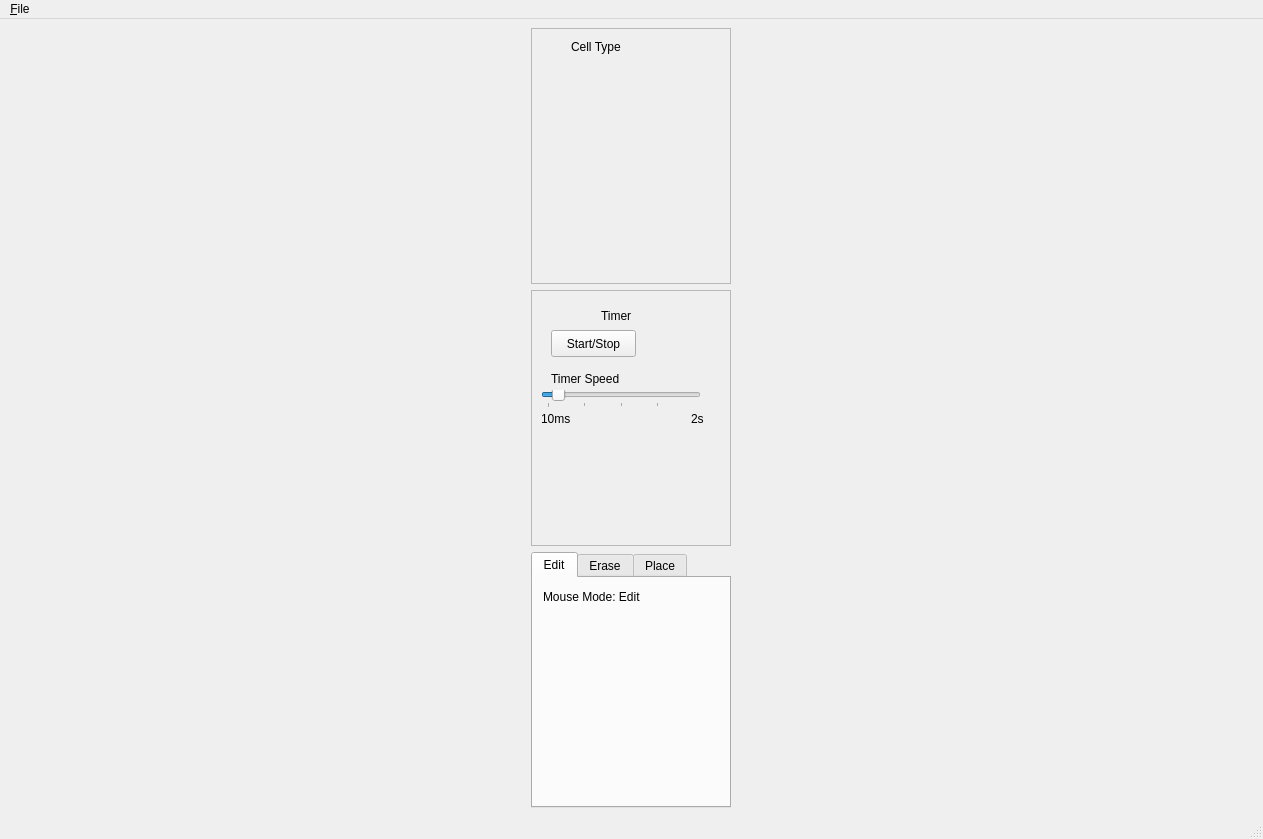
<?xml version="1.0" encoding="UTF-8"?>
<ui version="4.0">
 <class>MainWindow</class>
 <widget class="QMainWindow" name="MainWindow">
  <property name="geometry">
   <rect>
    <x>0</x>
    <y>0</y>
    <width>1263</width>
    <height>839</height>
   </rect>
  </property>
  <property name="windowTitle">
   <string>MainWindow</string>
  </property>
  <widget class="QWidget" name="central">
   <layout class="QHBoxLayout" name="horizontalLayout_2">
    <item>
     <layout class="QHBoxLayout" name="horizontalLayout">
      <item>
       <layout class="QVBoxLayout" name="verticalLayout">
        <item>
         <widget class="QFrame" name="frame_2">
          <property name="maximumSize">
           <size>
            <width>200</width>
            <height>16777215</height>
           </size>
          </property>
          <property name="frameShape">
           <enum>QFrame::StyledPanel</enum>
          </property>
          <property name="frameShadow">
           <enum>QFrame::Raised</enum>
          </property>
          <widget class="QLabel" name="label_3">
           <property name="geometry">
            <rect>
             <x>40</x>
             <y>10</y>
             <width>56</width>
             <height>17</height>
            </rect>
           </property>
           <property name="text">
            <string>Cell Type</string>
           </property>
          </widget>
          <zorder>frame</zorder>
          <zorder>label_3</zorder>
         </widget>
        </item>
        <item>
         <widget class="QFrame" name="frame">
          <property name="sizePolicy">
           <sizepolicy hsizetype="Minimum" vsizetype="Minimum">
            <horstretch>0</horstretch>
            <verstretch>0</verstretch>
           </sizepolicy>
          </property>
          <property name="minimumSize">
           <size>
            <width>100</width>
            <height>0</height>
           </size>
          </property>
          <property name="maximumSize">
           <size>
            <width>200</width>
            <height>16777215</height>
           </size>
          </property>
          <property name="frameShape">
           <enum>QFrame::StyledPanel</enum>
          </property>
          <property name="frameShadow">
           <enum>QFrame::Raised</enum>
          </property>
          <widget class="QLabel" name="label">
           <property name="geometry">
            <rect>
             <x>70</x>
             <y>10</y>
             <width>81</width>
             <height>31</height>
            </rect>
           </property>
           <property name="text">
            <string>Timer</string>
           </property>
          </widget>
          <widget class="QPushButton" name="timer_button">
           <property name="geometry">
            <rect>
             <x>20</x>
             <y>40</y>
             <width>85</width>
             <height>27</height>
            </rect>
           </property>
           <property name="text">
            <string>Start/Stop</string>
           </property>
           <property name="checkable">
            <bool>true</bool>
           </property>
           <property name="default">
            <bool>false</bool>
           </property>
           <property name="flat">
            <bool>false</bool>
           </property>
          </widget>
          <widget class="QSlider" name="timer_slider">
           <property name="geometry">
            <rect>
             <x>10</x>
             <y>100</y>
             <width>160</width>
             <height>18</height>
            </rect>
           </property>
           <property name="minimum">
            <number>10</number>
           </property>
           <property name="maximum">
            <number>2000</number>
           </property>
           <property name="sliderPosition">
            <number>150</number>
           </property>
           <property name="orientation">
            <enum>Qt::Horizontal</enum>
           </property>
           <property name="invertedAppearance">
            <bool>false</bool>
           </property>
           <property name="invertedControls">
            <bool>false</bool>
           </property>
           <property name="tickPosition">
            <enum>QSlider::TicksBelow</enum>
           </property>
           <property name="tickInterval">
            <number>500</number>
           </property>
          </widget>
          <widget class="QLabel" name="label_4">
           <property name="geometry">
            <rect>
             <x>20</x>
             <y>80</y>
             <width>101</width>
             <height>17</height>
            </rect>
           </property>
           <property name="text">
            <string>Timer Speed</string>
           </property>
          </widget>
          <widget class="QLabel" name="label_5">
           <property name="geometry">
            <rect>
             <x>10</x>
             <y>120</y>
             <width>56</width>
             <height>17</height>
            </rect>
           </property>
           <property name="text">
            <string>10ms</string>
           </property>
          </widget>
          <widget class="QLabel" name="label_6">
           <property name="geometry">
            <rect>
             <x>160</x>
             <y>120</y>
             <width>21</width>
             <height>17</height>
            </rect>
           </property>
           <property name="text">
            <string>2s</string>
           </property>
          </widget>
         </widget>
        </item>
        <item>
         <widget class="QTabWidget" name="tabWidget">
          <property name="sizePolicy">
           <sizepolicy hsizetype="Minimum" vsizetype="Minimum">
            <horstretch>0</horstretch>
            <verstretch>0</verstretch>
           </sizepolicy>
          </property>
          <property name="minimumSize">
           <size>
            <width>100</width>
            <height>0</height>
           </size>
          </property>
          <property name="maximumSize">
           <size>
            <width>200</width>
            <height>16777215</height>
           </size>
          </property>
          <property name="toolTip">
           <string>&lt;html&gt;&lt;head/&gt;&lt;body&gt;&lt;p&gt;&lt;br/&gt;&lt;/p&gt;&lt;/body&gt;&lt;/html&gt;</string>
          </property>
          <property name="whatsThis">
           <string>&lt;html&gt;&lt;head/&gt;&lt;body&gt;&lt;p&gt;Mouse Mode&lt;/p&gt;&lt;/body&gt;&lt;/html&gt;</string>
          </property>
          <property name="currentIndex">
           <number>0</number>
          </property>
          <widget class="QWidget" name="edit_tab">
           <attribute name="title">
            <string>Edit</string>
           </attribute>
           <widget class="QLabel" name="label_2">
            <property name="geometry">
             <rect>
              <x>10</x>
              <y>10</y>
              <width>121</width>
              <height>17</height>
             </rect>
            </property>
            <property name="text">
             <string>Mouse Mode: Edit</string>
            </property>
           </widget>
          </widget>
          <widget class="QWidget" name="erase_tab">
           <attribute name="title">
            <string>Erase</string>
           </attribute>
          </widget>
          <widget class="QWidget" name="place_tab">
           <attribute name="title">
            <string>Place</string>
           </attribute>
          </widget>
         </widget>
        </item>
       </layout>
      </item>
     </layout>
    </item>
   </layout>
  </widget>
  <widget class="QMenuBar" name="menubar">
   <property name="geometry">
    <rect>
     <x>0</x>
     <y>0</y>
     <width>1263</width>
     <height>27</height>
    </rect>
   </property>
   <widget class="QMenu" name="menu_File">
    <property name="title">
     <string>&amp;File</string>
    </property>
    <addaction name="action_New"/>
    <addaction name="action_Open"/>
    <addaction name="separator"/>
    <addaction name="action_Save"/>
    <addaction name="actionSave_as"/>
    <addaction name="separator"/>
    <addaction name="action_Options"/>
    <addaction name="actionHelp"/>
   </widget>
   <addaction name="menu_File"/>
  </widget>
  <widget class="QStatusBar" name="statusbar"/>
  <action name="action_New">
   <property name="text">
    <string>&amp;New</string>
   </property>
  </action>
  <action name="action_Open">
   <property name="text">
    <string>&amp;Open...</string>
   </property>
  </action>
  <action name="action_Save">
   <property name="text">
    <string>&amp;Save</string>
   </property>
  </action>
  <action name="actionSave_as">
   <property name="text">
    <string>Save as...</string>
   </property>
  </action>
  <action name="action_Options">
   <property name="text">
    <string>Options</string>
   </property>
  </action>
  <action name="actionHelp">
   <property name="text">
    <string>Help</string>
   </property>
  </action>
 </widget>
 <resources/>
 <connections>
  <connection>
   <sender>tabWidget</sender>
   <signal>currentChanged(int)</signal>
   <receiver>MainWindow</receiver>
   <slot>slot1()</slot>
   <hints>
    <hint type="sourcelabel">
     <x>146</x>
     <y>805</y>
    </hint>
    <hint type="destinationlabel">
     <x>310</x>
     <y>765</y>
    </hint>
   </hints>
  </connection>
 </connections>
 <slots>
  <slot>slot1()</slot>
 </slots>
</ui>
